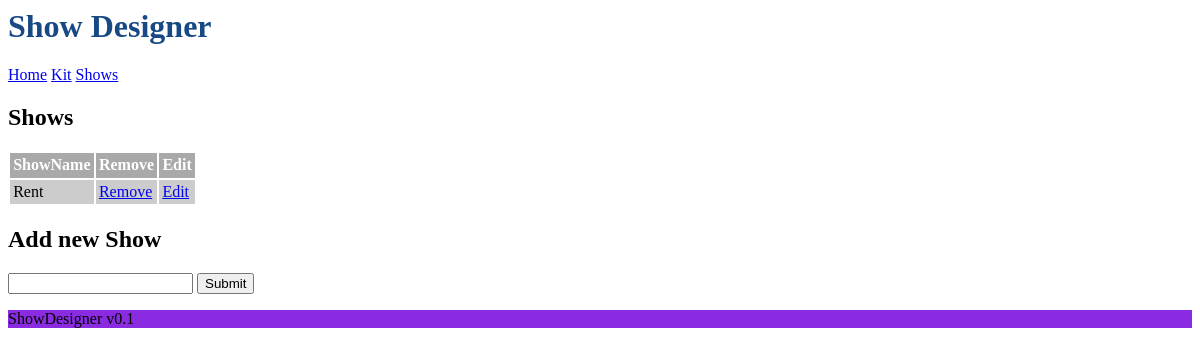
The page /shows on the database as committed earlier.
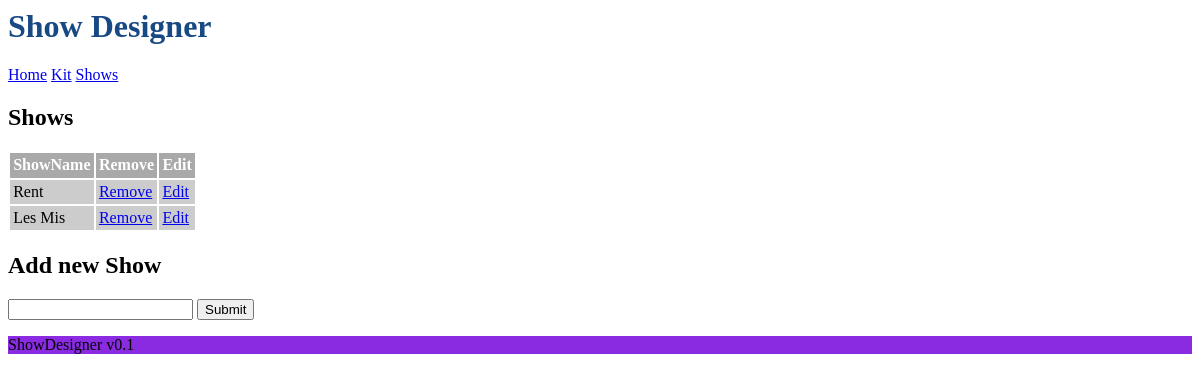
The same page on the database as committed later.
### tables this page shows
CREATE TABLE Show (
	ID INTEGER PRIMARY KEY AUTOINCREMENT,
	ShowName str NOT NULL
	
);

### ShowDesigner.py (the view)
@app.route('/shows')
def shows():
    db = getdb()
    shows = db.execute(
        "SELECT ID,ShowName FROM Show"
    ).fetchall()
    return render_template('shows.html', shows=shows)

### ShowDesigner.py (called while the page is built)
def getdb():
    if "db" not in g:
        g.db = sqlite3.connect(os.path.join(basedir, "database.db"), detect_types=sqlite3.PARSE_DECLTYPES)
        g.db.row_factory = sqlite3.Row
    return g.db

### templates/shows.html
{% extends "root.html" %}
{% block main %}
<h2>Shows</h2>
<table>
    <tr>
        <th>ShowName</th>
        <th>Remove</th>
        <th>Edit</th>
    </tr>
    {% for show in shows%}
    <tr>
        <td>{{ show['ShowName'] }}</td>
        <td><a href="{{ url_for('RemoveShow', ShowID=show['ID']) }}">Remove</a></td>
        <td><a href="{{ url_for('show', showid=show['ID']) }}">Edit</a></td>
    </tr>
    {% endfor %}
</table>
<h2>Add new Show</h2>
<form action="{{ url_for('AddShow') }}" method="post">
    <input type="text" name="ShowName">
    <input type="submit">
</form>
{% endblock %}

Rows that differ between the two databases and show on the page:
added Show: ShowName "Les Mis"
